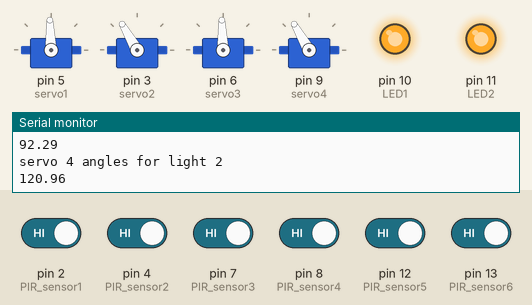
This sketch was run on a simulated Arduino Uno, built with avr-gcc and run on an emulated ATmega328P. Parts: 4 × servo, output pins drawn as LEDs (lit = HIGH), the last lines printed to the serial monitor. Inputs (shaded band) come from the test bench; at power-on: pin 2 (PIR_sensor1), pin 4 (PIR_sensor2), pin 7 (PIR_sensor3), pin 8 (PIR_sensor4), pin 12 (PIR_sensor5), pin 13 (PIR_sensor6) HIGH.

Above: at 3.1 s.
3.2 s: pin 2 (PIR_sensor1) driven LOW
At 4.5 s:
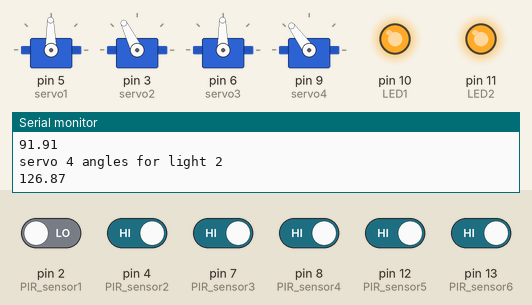
5.0 s: pin 13 (PIR_sensor6) driven LOW
At 6.2 s:
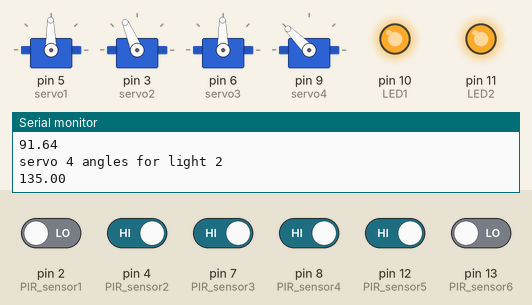
7.4 s: pin 8 (PIR_sensor4) driven LOW
At 9.0 s:
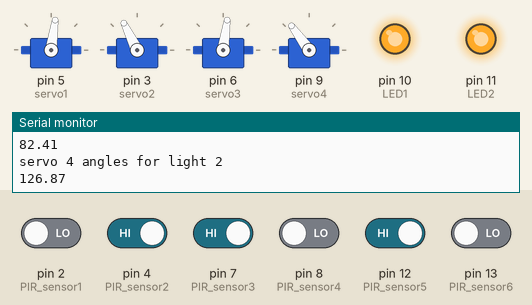
11.8 s: pin 12 (PIR_sensor5) driven LOW
At 13.0 s:
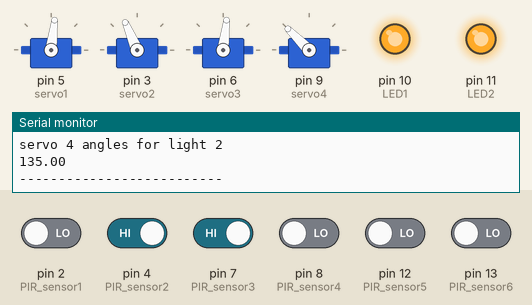
13.4 s: pin 4 (PIR_sensor2) driven LOW
At 14.9 s:
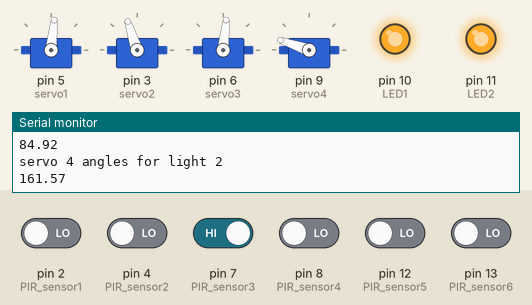
15.6 s: pin 7 (PIR_sensor3) driven LOW
At 17.7 s:
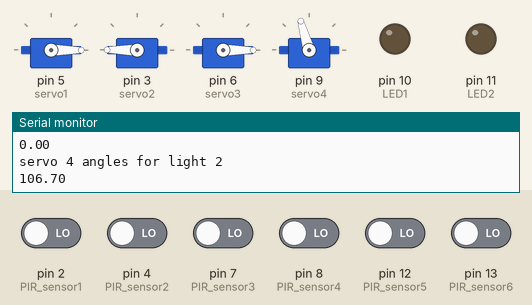
Timing chart, 0 to 19.0 s (numbered marks = the images above; inputs shaded):
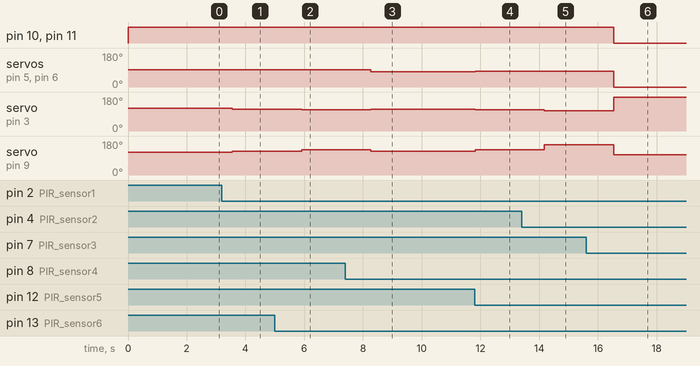

The sketch:

single_detection.ino
```cpp
#include <Servo.h>

Servo servo1;  //light 1 left & right (yellow)
Servo servo2;  //light 1 up & down (white)
Servo servo3;  //light 2 left & right (yellow)
Servo servo4;  //light 2 up & down (white)
#define PIR_sensor1 2   // output (white) ground (black) power (red)
#define PIR_sensor2 4   // output (white) ground (black) power (red)
#define PIR_sensor3 7   // output (white) ground (black) power (red)
#define PIR_sensor4 8   // output (yellow) ground (blue) power (green)
#define PIR_sensor5 12  // output (yellow) ground (blue) power (green)
#define PIR_sensor6 13  // output (yellow) ground (blue) power (green)
#define LED1 10  // power (green)  ground (blue)
#define LED2 11  // power (green)  ground (blue)

struct sensor_value {
    int x;
    int y;
};

//sensor position
struct sensor_value sensor_data[6] = {
    {2, 2},
    {5.5, 2},
    {9, 2},
    {9, 4},
    {5.5, 4},
    {2, 4}
};


double lr_mov(double light_pos[], double person_pos[]) { //for left & right movment
    double adjacent = fabs(person_pos[0] - light_pos[0]);
    double opposite = person_pos[1] - light_pos[1];
    double angle;

    if (opposite == 0) {
        angle = 90;
    } else {
        angle = 90 + atan(opposite / adjacent) * 180 / PI;
    }

    return angle;
}

// for up and down movement
double ud_mov(double light_pos[], double person_pos[], double light_height) {
    double opposite = fabs(person_pos[0] - light_pos[0]);
    double adjacent = light_height;
    double angle = 180 - (atan(opposite / adjacent) * 180 / M_PI);
    return angle;
}

//light position
double light_height = 3;
double light1_pos[2] = {0, 2.8};
double light2_pos[2] = {10., 2.8};

void setup() {
  // put your setup code here, to run once:
  Serial.begin(9600);
  servo1.attach(5);
  servo2.attach(3);
  servo3.attach(6);
  servo4.attach(9);
  pinMode(PIR_sensor1, INPUT);
  pinMode(PIR_sensor2, INPUT);
  pinMode(PIR_sensor3, INPUT);
  pinMode(PIR_sensor4, INPUT);
  pinMode(PIR_sensor5, INPUT);
  pinMode(PIR_sensor6, INPUT);
  pinMode(LED1, OUTPUT);
  pinMode(LED2, OUTPUT);
  digitalWrite(LED1, LOW);
  digitalWrite(LED2, LOW);
  servo1.write(90);
  servo2.write(90);
  servo3.write(90);
  servo4.write(90);
}

void loop() {
  //pir readings taken in
  int pirstate1 = digitalRead(PIR_sensor1);
  int pirstate2 = digitalRead(PIR_sensor2);
  int pirstate3 = digitalRead(PIR_sensor3);
  int pirstate4 = digitalRead(PIR_sensor4);
  int pirstate5 = digitalRead(PIR_sensor5);
  int pirstate6 = digitalRead(PIR_sensor6);

  //pir kept in an array
  int *pirarray[6] = {&pirstate1, &pirstate2, &pirstate3, &pirstate4, &pirstate5, &pirstate6};
  int length = sizeof(pirarray)/sizeof(pirarray[0]);

  //calculation of xaxis and yaxis of single person
  int totalxaxis = 0;
  int totalyaxis = 0;
  int j = 0;

  for(int i=0;i<length;i++){
    if(*pirarray[i] == 1){
      totalxaxis += sensor_data[i].x;
      totalyaxis += sensor_data[i].y;
      j++;
    }
  }

  // print all values in ledarray in one line
  Serial.println("--------------------------");
  Serial.print("Values in pirarray: ");
  for (int i = 0; i < length; i++) {
    Serial.print(*pirarray[i]);
    Serial.print(" ");
  }
  Serial.println();


  int xaxis;    //person x position
  int yaxis;    //person y position
  if(totalxaxis == 0 && totalyaxis == 0){
    xaxis = 0;
    yaxis = 0;
  }
  else{
    xaxis = totalxaxis / j;
    yaxis = totalyaxis / j;
  }

  Serial.print(xaxis);
  Serial.print(" ");
  Serial.print(yaxis);
  Serial.print(" ");
  Serial.println(j);

  double person_pos[2] = {xaxis, yaxis};
  if(xaxis || yaxis){
    digitalWrite(LED1, HIGH);
    digitalWrite(LED2, HIGH);
  }else{
    digitalWrite(LED1, LOW);
    digitalWrite(LED2, LOW);
  }

  //servo position
//  if(xaxis == 0 && yaxis == 0){
    // servo1.write(90);
    // servo2.write(90);
    // servo3.write(90);
    // servo4.write(90);
//  }else{
    servo1.write(lr_mov(light1_pos, person_pos));
    servo2.write(ud_mov(light1_pos, person_pos, light_height));
    servo3.write(lr_mov(light1_pos, person_pos));
    servo4.write(ud_mov(light2_pos, person_pos, light_height));
 // }


  Serial.println("Person position");
  Serial.print(person_pos[0]);
  Serial.print(" ");
  Serial.println(person_pos[1]);
  Serial.println("servo 1 angles for light 1");
  Serial.println(lr_mov(light1_pos, person_pos));
  Serial.println("servo 2 angles for light 1");
  Serial.println(ud_mov(light1_pos, person_pos, light_height));
  Serial.println("servo 3 angles for light 2");
  Serial.println(lr_mov(light1_pos, person_pos));
  Serial.println("servo 4 angles for light 2");
  Serial.println(ud_mov(light2_pos, person_pos, light_height));


  delay(1000);
}
```

Measured:
- after the input at 3.2 s, servo on pin 5 (servo1), servo on pin 6 (servo3): 92° → 91° after 0.35 s; servo on pin 3 (servo2): 120° → 116° after 0.35 s; servo on pin 9 (servo4): 120° → 126° after 0.35 s
- after the input at 5.0 s, servo on pin 3 (servo2): 116° → 113° after 0.91 s; servo on pin 9 (servo4): 126° → 135° after 0.91 s
- after the input at 7.4 s, servo on pin 5 (servo1), servo on pin 6 (servo3): 91° → 82° after 0.87 s; servo on pin 3 (servo2): 113° → 116° after 0.87 s; servo on pin 9 (servo4): 135° → 126° after 0.87 s
- after the input at 11.8 s, servo on pin 5 (servo1), servo on pin 6 (servo3): 82° → 83° at once; servo on pin 3 (servo2): 116° → 113° at once; servo on pin 9 (servo4): 126° → 135° at once
- after the input at 13.4 s, servo on pin 5 (servo1), servo on pin 6 (servo3): 83° → 84° after 0.78 s; servo on pin 3 (servo2): 113° → 108° after 0.78 s; servo on pin 9 (servo4): 135° → 161° after 0.78 s
- after the input at 15.6 s, pin 10 (LED1), pin 11 (LED2): HIGH → LOW after 0.94 s; servo on pin 5 (servo1), servo on pin 6 (servo3): 84° → 0° after 0.94 s; servo on pin 3 (servo2): 108° → 180° after 0.94 s; servo on pin 9 (servo4): 161° → 106° after 0.94 s
